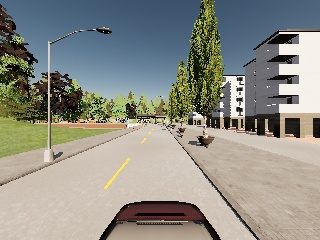
#> input picture finding-lanes/carlaimage.jpg, 320 x 240 px, given in place of videotest.mp4, which was not available
$ python laneDetection.py
#> lines starting #> are read from the running program, lines starting #| are printed output that depends on the picture; pictures that were not available may be replaced by others from this repository, and a replacement may not be noted
import cv2
import numpy as np
import matplotlib.pyplot as plt


# canny function for boundary detection
#RGB->BW->Gaussian Blur->Canny
def canny_algo(image):
    gray=cv2.cvtColor(image,cv2.COLOR_RGB2GRAY)
    blur=cv2.GaussianBlur(gray,(5,5),0)
    return cv2.Canny(blur,50,150)


#give co-ordinates of area to be masked
def region_of_interest(image):
    height= image.shape[0]
    roi_triangle =np.array([[(240,690),(585,554),(711,550),(945,690)]])
    return roi_triangle

#turns co0rdinates to mask
def mask(triangle, image):
    mask = np.zeros_like(image) #create array of zeros of size of image
    cv2.fillPoly(mask, triangle ,255)  # fill polygon with 1s for mask
    # return mask
    return cv2.bitwise_and(image, mask)  # applies mask by doing bitwise AND

#create lines
def hough_lines(masked_image):
    lines=cv2.HoughLinesP(masked_image, 3, np.pi/180,100, np.array([]),minLineLength=10, maxLineGap=5)
    #(image,precison , precision( in radian),threshold, place holder array,minLineLength,maxLineGap=5 ) keep precison low for better result
    return lines

#takes in raw image and lines and display/return lines image
def display_lines(image,lines):
    lines_image=np.zeros_like(image)
    if lines is not None:
        for line in lines:
            x1, y1, x2, y2 = line.reshape(4)
            cv2.line(lines_image, (x1,y1), (x2,y2), (22.4,100,7.8), 10)
    combined_image= cv2.addWeighted(image, 1, lines_image, 1, 1)
    return combined_image


#takes in intercept and slope values, and returns coordinates value
def make_coordinates(image,line_parameters):
    slope,intercept = line_parameters
    y1 = image.shape[0]
    y2=int(y1*77/100)
    x1= int((y1-intercept)/slope)
    x2= int((y2-intercept)/slope)
    return np.array([x1,y1,x2,y2])


def average_slope_intercept(image, lines) :
    left_fit = []
    right_fit = []
    if lines is None:
        return None
    for line in lines:
        x1,y1,x2,y2 = line.reshape(4) #making array inear and assigning coordinate values
        parameters = np.polyfit((x1,x2),(y1,y2),1)
        # print(parameters,"parameters")
        #polyfit  fits 1st degree(3rd parameter) polynomial in given point and return y itercept and slope.
        slope=parameters[0]
        intercept=parameters[1]
        #lines on left will be slanted towards right and will have a negative slope. Similarly with right side lines
        # **** can change on camera rotation, will have to modify logic
        if slope<0:
            left_fit.append((slope,intercept))
        else :
            right_fit.append((slope,intercept))
    left_fit_average= np.average(left_fit,axis=0)
    right_fit_average= np.average(right_fit, axis=0)
    left_line= make_coordinates(image, left_fit_average)
    right_line= make_coordinates(image, right_fit_average)
    return np.array([left_line, right_line])

# [9 lines of commented-out code are left out]


cap= cv2.VideoCapture("videotest.mp4")
while(cap.isOpened()):
    _, frame = cap.read()
#> frame is the input picture: shape (240, 320, 3); mean B, G, R 132.9, 141.7, 141.7
    canny = canny_algo(frame)
#> in canny_algo, `gray=cv2.cvtColor(image,cv2.COLOR_RGB2GRAY)`:
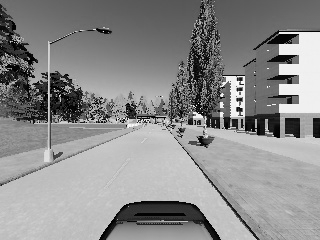
#> gray: shape (240, 320); min 0, max 254, mean 139.1
#> in canny_algo, `blur=cv2.GaussianBlur(gray,(5,5),0)`:
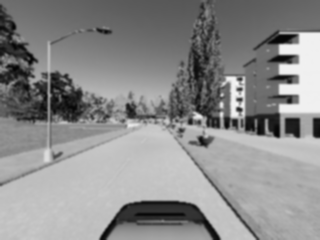
#> blur: shape (240, 320); min 4, max 247, mean 139.1
#> in canny_algo, `return cv2.Canny(blur,50,150)`:
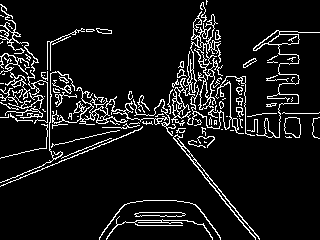
#> returned value: shape (240, 320); 9.1% white in thin lines or dots
    mask_area = region_of_interest(canny)
#> mask_area = [[240, 690], [585, 554], [711, 550], [945, 690]]
    masked_image = mask(mask_area, canny)
#> in mask, `cv2.fillPoly(mask, triangle ,255)`: mask: shape (240, 320); every value is 0
    lane_lines =  hough_lines(masked_image)
#> in hough_lines, `lines=cv2.HoughLinesP(masked_image, 3, np.pi/180,100, np.array([]),min..`: lines = None
    try:
        averaged_lane_lines= average_slope_intercept(frame,lane_lines)
        line_image = display_lines(frame, averaged_lane_lines)
    except Exception:
        line_image = display_lines(frame, lane_lines)
    output = line_image
    cv2.imshow('review2',output)
    if cv2.waitKey(1) & 0xFF ==ord('q'):
#> (key q is pressed here)
        break
        #shows the result image for specified amount of milliseconds- if given as 0 it shows till we press a key on keyboard , 1 cuz we wait 1 ms between frames of video


cap.release()
cv2.destroyAllWindows()


# [7 lines of commented-out code are left out]
